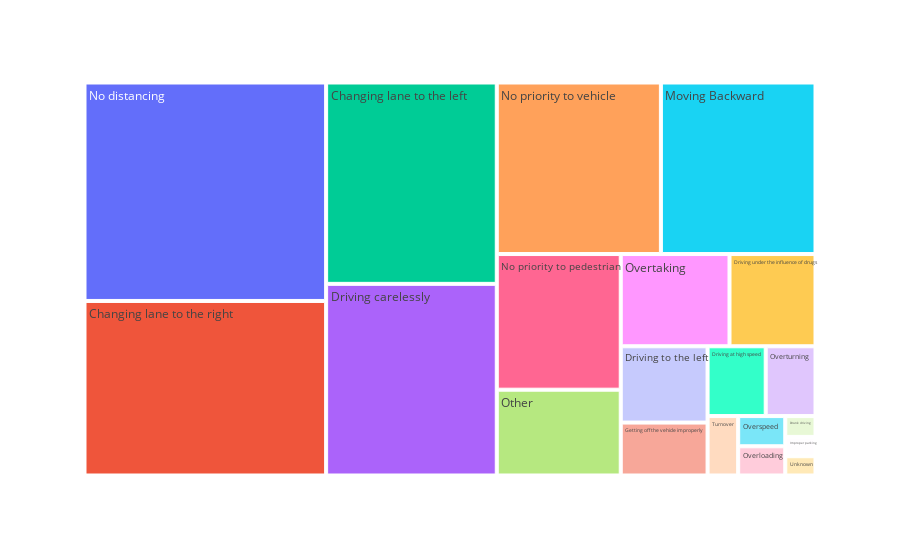

Notebook cell for this chart:
### Markdown cell above
* Shows that dataset is imbalance

### Code cell
fig=px.treemap(df,path=['Cause_of_accident'] )
fig.show()

### Figure 1 — Plotly figure (JSON) as saved in the notebook; plotly's stock layout.template omitted (floating-point values rounded to 4 significant figures)
{"data": [{"branchvalues": "total", "domain": {"x": [0, 1], "y": [0, 1]}, "hovertemplate": "labels=%{label}<br>count=%{value}<br>parent=%{parent}<br>id=%{id}<extra></extra>", "ids": ["Changing lane to the left", "Changing lane to the right", "Driving at high speed", "Driving carelessly", "Driving to the left", "Driving under the influence of drugs", "Drunk driving", "Getting off the vehicle improperly", "Improper parking", "Moving Backward", "No distancing", "No priority to pedestrian", "No priority to vehicle", "Other", "Overloading", "Overspeed", "Overtaking", "Overturning", "Turnover", "Unknown"], "labels": ["Changing lane to the left", "Changing lane to the right", "Driving at high speed", "Driving carelessly", "Driving to the left", "Driving under the influence of drugs", "Drunk driving", "Getting off the vehicle improperly", "Improper parking", "Moving Backward", "No distancing", "No priority to pedestrian", "No priority to vehicle", "Other", "Overloading", "Overspeed", "Overtaking", "Overturning", "Turnover", "Unknown"], "name": "", "parents": ["", "", "", "", "", "", "", "", "", "", "", "", "", "", "", "", "", "", "", ""], "type": "treemap", "values": [1473, 1808, 174, 1402, 284, 340, 27, 197, 25, 1137, 2263, 721, 1207, 456, 59, 61, 430, 149, 78, 25]}], "layout": {"legend": {"tracegroupgap": 0}, "margin": {"t": 60}}}
